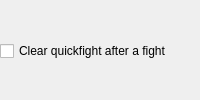
<?xml version='1.0' encoding='UTF-8'?>
<ui version="4.0">
 <class>ActionBar</class>
 <widget class="QWidget" name="ActionBar">
  <layout class="QGridLayout" name="gridLayout">
   <property name="leftMargin"><number>0</number></property>
   <property name="topMargin"><number>4</number></property>
   <property name="rightMargin"><number>0</number></property>
   <property name="bottomMargin"><number>2</number></property>
   <property name="spacing"><number>4</number></property>
   <item row="10" column="0">
    <widget class="ElidingCheckBox" name="watch_box">
     <property name="text">
      <string>Clear quickfight after a fight</string>
     </property>
     <property name="toolTip">
      <string>When a fight ends, take everyone off quickfight. Off by default: it writes to the running game on an edge you did not ask for</string>
     </property>
    </widget>
   </item>
   <item row="10" column="1" colspan="2">
    <widget class="QLabel" name="note">
     <property name="text">
      <string></string>
     </property>
     <property name="font">
      <font>
       <pointsize>8</pointsize>
      </font>
     </property>
     <property name="wordWrap">
      <bool>true</bool>
     </property>
     <property name="textInteractionFlags">
      <set>Qt::TextSelectableByMouse</set>
     </property>
    </widget>
   </item>
  </layout>
 </widget>
 <customwidgets>
  <customwidget>
   <class>ElidingCheckBox</class>
   <extends>QCheckBox</extends>
   <header>automap.panel</header>
  </customwidget>
 </customwidgets>
</ui>
